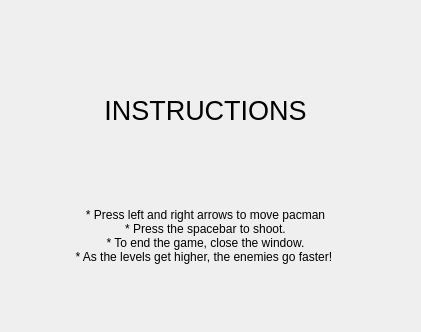
<?xml version="1.0" encoding="UTF-8"?>
<ui version="4.0">
 <class>instructions</class>
 <widget class="QDialog" name="instructions">
  <property name="geometry">
   <rect>
    <x>0</x>
    <y>0</y>
    <width>421</width>
    <height>332</height>
   </rect>
  </property>
  <property name="windowTitle">
   <string>Dialog</string>
  </property>
  <widget class="QLabel" name="label">
   <property name="geometry">
    <rect>
     <x>100</x>
     <y>100</y>
     <width>211</width>
     <height>20</height>
    </rect>
   </property>
   <property name="font">
    <font>
     <pointsize>20</pointsize>
    </font>
   </property>
   <property name="layoutDirection">
    <enum>Qt::LeftToRight</enum>
   </property>
   <property name="text">
    <string>INSTRUCTIONS</string>
   </property>
   <property name="alignment">
    <set>Qt::AlignCenter</set>
   </property>
  </widget>
  <widget class="QLabel" name="label_2">
   <property name="geometry">
    <rect>
     <x>40</x>
     <y>180</y>
     <width>331</width>
     <height>111</height>
    </rect>
   </property>
   <property name="text">
    <string>* Press left and right arrows to move pacman
* Press the spacebar to shoot.
* To end the game, close the window. 
* As the levels get higher, the enemies go faster! </string>
   </property>
   <property name="alignment">
    <set>Qt::AlignCenter</set>
   </property>
  </widget>
 </widget>
 <resources/>
 <connections/>
</ui>
